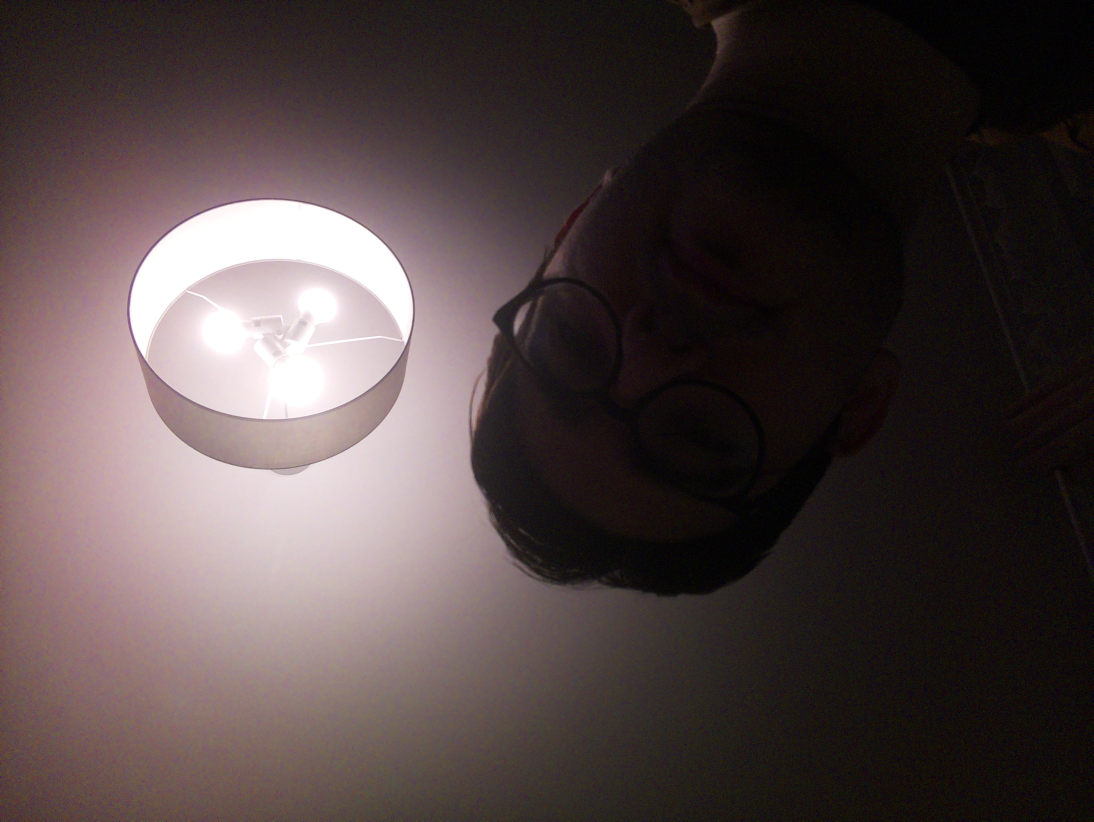
#> input picture pic/picture.jpg, 3280 x 2464 px, given in place of example.jpg, which was not available (shown at 1/3 size)
$ python main.py
#> lines starting #> are read from the running program, lines starting #| are printed output that depends on the picture; pictures that were not available may be replaced by others from this repository, and a replacement may not be noted
#> in print_styled, img is the input picture: PIL image 3280x2464 RGB; mean R, G, B 79.5, 67.3, 67.3
from PIL import Image, ImageOps

# Step 1: Read the image
input_image_path = "example.jpg"
output_grayscale = "grayshade.png"
output_colored = "colored.png"

# Step 2: Resize to 800x480 without stretching
def resize_image_with_crop(image, target_width, target_height):
    # Calculate the aspect ratio of the image and the target dimensions
    image_aspect_ratio = image.width / image.height
    target_aspect_ratio = target_width / target_height

    # Determine the dimensions for cropping
    if image_aspect_ratio > target_aspect_ratio:
        # Wider than target
        new_height = target_height
        new_width = int(target_height * image_aspect_ratio)
    else:
        # Taller than target
        new_width = target_width
        new_height = int(target_width / image_aspect_ratio)

    # Resize with the new dimensions
    image = image.resize((new_width, new_height), Image.LANCZOS)

    # Center crop to target size
    left = (image.width - target_width) / 2
    top = (image.height - target_height) / 2
    right = left + target_width
    bottom = top + target_height

    return image.crop((left, top, right, bottom))

# Step 3: Convert to grayscale
def convert_to_grayscale(image):
    return ImageOps.grayscale(image)
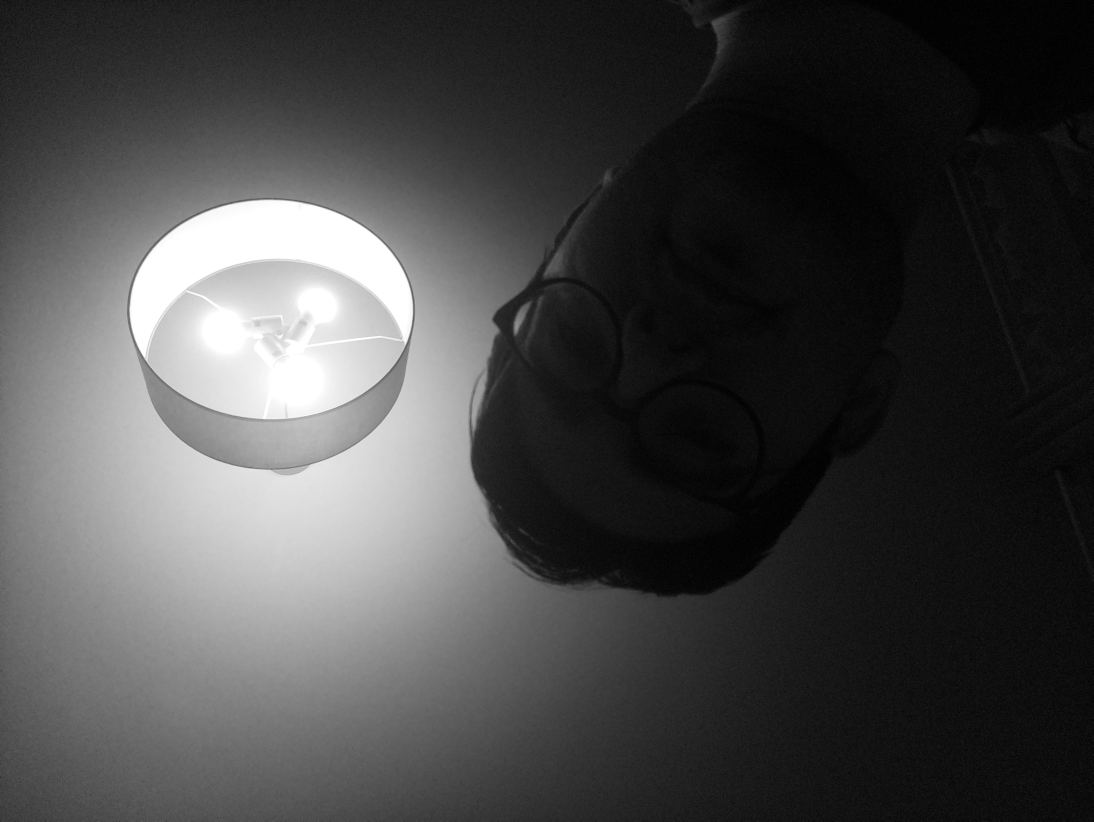
#> returned value: PIL image 3280x2464 L (shown at 1/3 size); min 0, max 255, mean 71

# Step 4: Reduce shades to 4 colors using dithering
def reduce_to_4_shades(image):
    return image.convert("P", palette=Image.ADAPTIVE, colors=4)
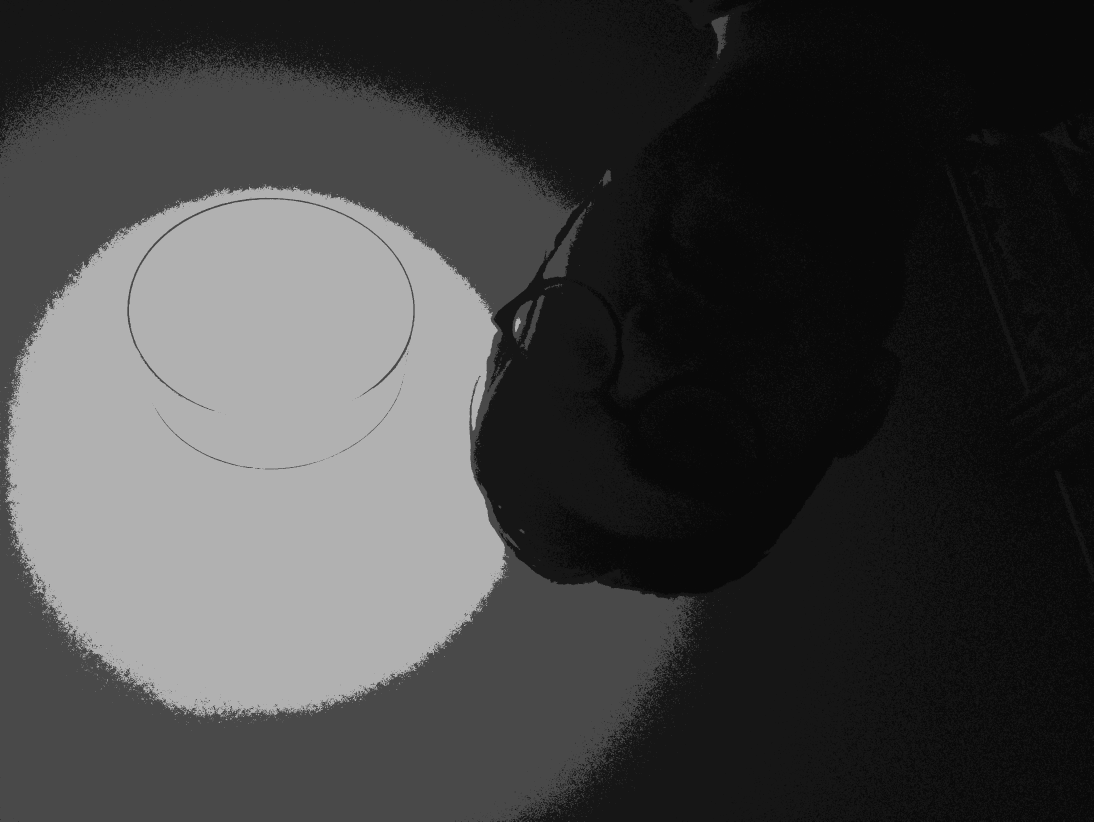
#> returned value: PIL image 3280x2464 P (shown at 1/3 size); min 9, max 177, mean 65.4

# Step 5: Apply red, yellow, black, and white colors
def apply_custom_palette(image):
    palette = [
        255, 255, 255,  # White
        255, 0, 0,      # Red
        219, 145, 0,    # Orange (#DB9100)
        0, 0, 0         # Black
    ]

    # Map the 4 reduced colors to the custom palette
    colored_image = Image.new("P", image.size)
#> colored_image: PIL image 3280x2464 P; every value is 0
    colored_image.putpalette(palette * 64)  # Extend the palette to fit 256 colors
#> colored_image: PIL image 3280x2464 P; every value is 255
    colored_image.paste(image)
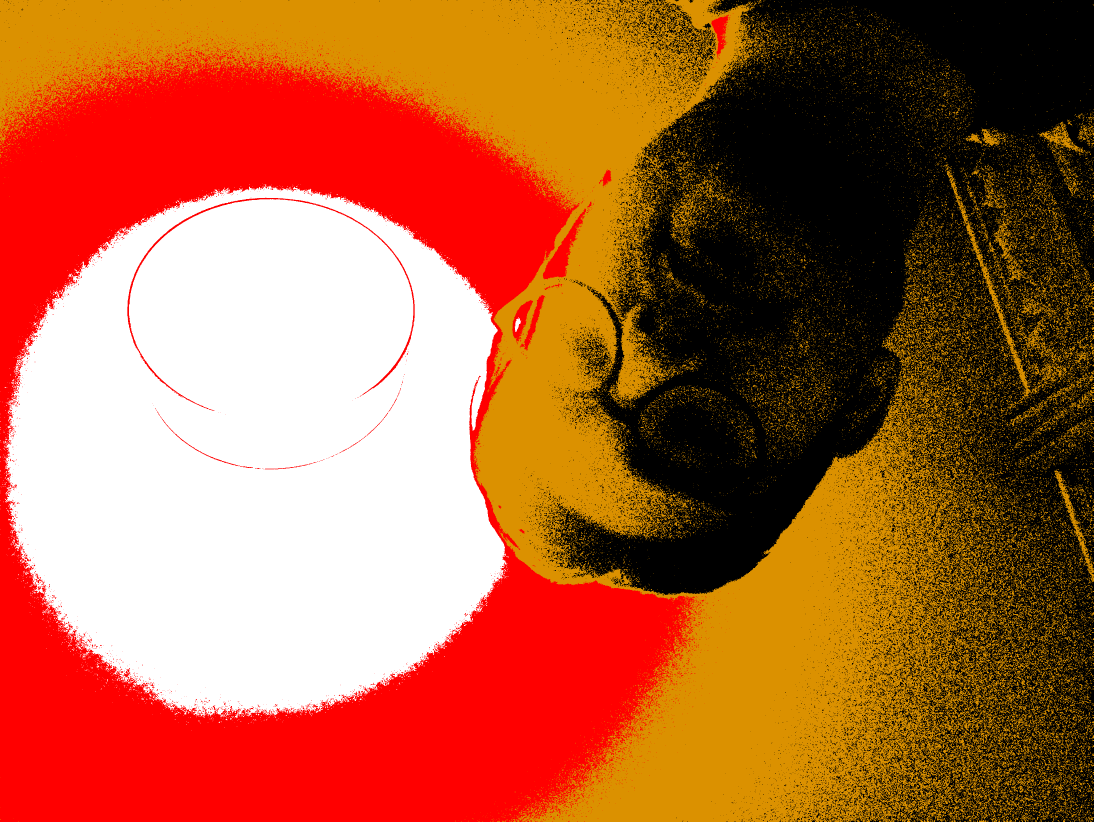
#> colored_image: PIL image 3280x2464 P (shown at 1/3 size); mean R, G, B 174.8, 98.2, 58.8
    return colored_image.convert("RGB")


def print_styled(custom_image_path):

    # Load the image
    img = Image.open(custom_image_path)
    # Step 2: Resize without stretching
    # img_resized = resize_image_with_crop(img, 800, 480)
    img_resized = img # temporary without resizing

    # Step 3: Convert to grayscale
    img_grayscale = convert_to_grayscale(img_resized)
    # img_grayscale.save(output_grayscale)

    # Step 4: Reduce to 4 shades
    img_4_shades = reduce_to_4_shades(img_grayscale)

    # Step 5: Apply custom colors
    img_colored = apply_custom_palette(img_4_shades)
    return img_colored


# Main process
if __name__ == "__main__":

    print_styled(input_image_path)

    print("Processing complete. Images saved:")
    print(f"Grayscale image: {output_grayscale}")
    print(f"Colored image: {output_colored}")

$ run again, on color_book_1737821939.png
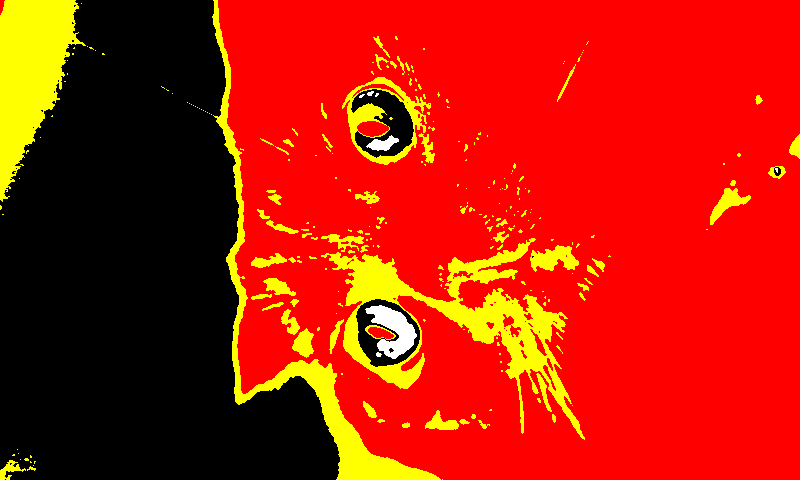
#> input picture color_book_1737821939.png, 800 x 480 px, given in place of example.jpg, which was not available
#> in print_styled, img is the input picture: PIL image 800x480 RGB; mean R, G, B 180.1, 26.9, 1.1
#> in convert_to_grayscale, `return ImageOps.grayscale(image)`:
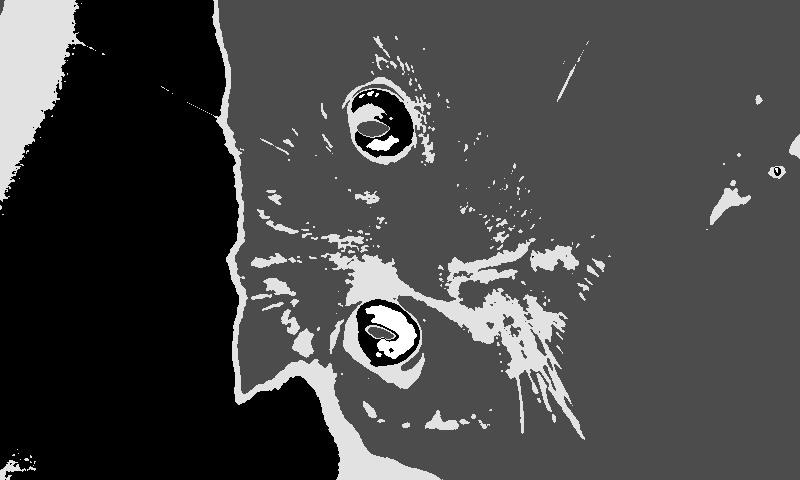
#> returned value: PIL image 800x480 L; min 0, max 255, mean 69.6
#> in apply_custom_palette, `colored_image.paste(image)`:
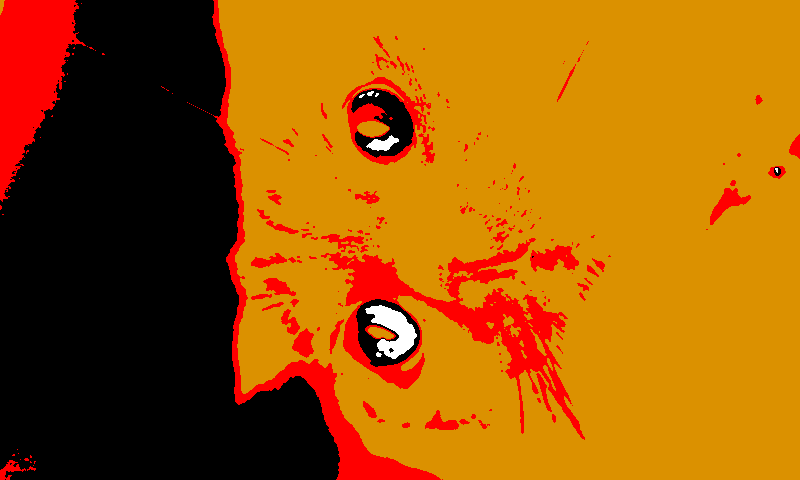
#> colored_image: PIL image 800x480 P; mean R, G, B 158.4, 88.3, 1.1
